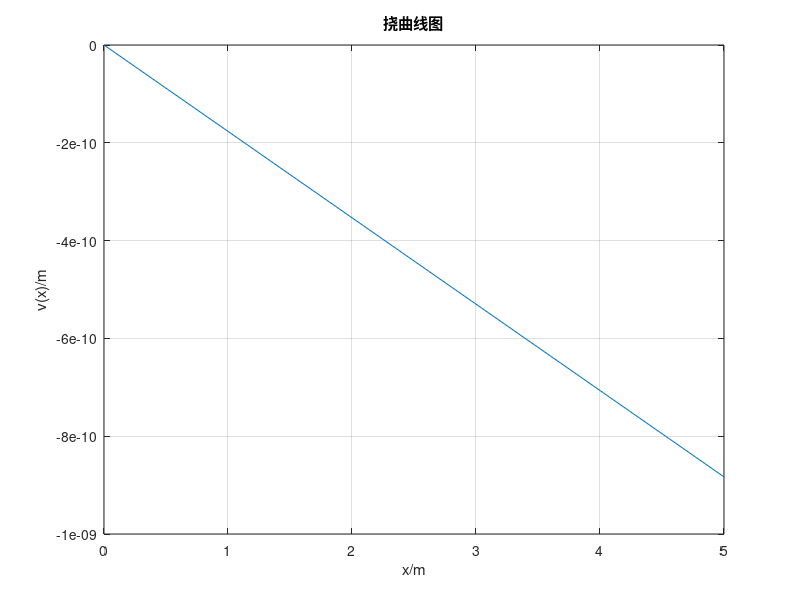

Here is the MATLAB script that generated this plot:
% Deflection curve calculation and drawing
% (C)2021 SI-Xiaolong(ustb_stu_sixiaolong@outlook.com)
% MIT License(https://mit-license.org/)

%清理
clear all
clc

%给定信息
disp('给定材料信息及受力情况');
L=input('园杆长度L(/m)=');
D=input('园杆直径D(/m)=');
E=input('弹性模量E(/GPa)=');
F=input('切向集中力大小【向下为正，若无取零】F(/N)=');
a=input('切向集中力作用位置a(/m)=');
M=input('弯矩大小【逆时针为正，若无取零】M(/N*m)=');
b=input('弯矩作用位置b(/m)=');
disp('给定计算精度');
n=input('计算精度=');

%惯性矩计算
I=double(D^4*3.14/32);

%计算由集中力引起的挠度
x1=0:n:a;
vx1=(-F*x1.^2*3*a+F*x1.^3)*(1/(6*E*10^9*I));
x2=a:n:L;
vx2=(-F*a.^2*3*x2+F*a.^3)*(1/(6*E*10^9*I));
%计算由集中力偶引起的挠度
x3=0:n:b;
vx3=(-M*x3.^2)*(1/(2*E*10^9*I));
x4=b:n:L;
vx4=(-M*b*x4+M*0.5*b.^2)*(1/(E*10^9*I));

%连接矩阵
v11=[vx1,vx2];
v22=[vx3,vx4];

%采用叠加法计算总挠度
v33=v22+v11;

%绘图
xu=[x1,x2];
plot(xu,v33),xlabel('x/m'),ylabel('v(x)/m')
title('挠曲线图')
grid on;